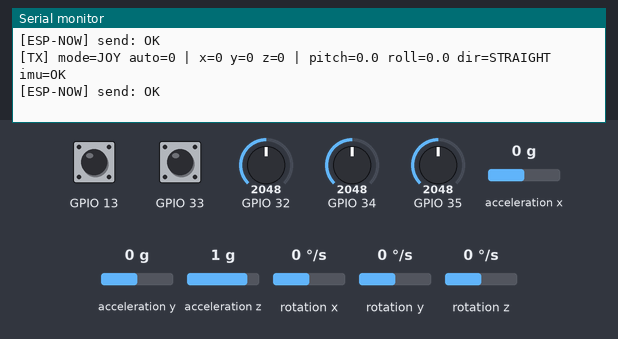
A program run on a simulated ESP32. Parts: the last lines printed to the serial monitor. Wiring (inferred from the names in the program): MPU-9250 motion sensor at I2C address 0x68. Inputs (shaded band) come from the test bench; at power-on: GPIO 34 = 2048, GPIO 33 HIGH, acceleration x 0 g, rotation y 0 °/s, GPIO 13 HIGH, GPIO 32 = 2048, GPIO 35 = 2048, acceleration y 0 g, acceleration z 1 g, rotation x 0 °/s, rotation z 0 °/s (analog values on the 0–4095 scale).

Above: at 4.0 s.
4.1 s: GPIO 34 set to 2866
At 4.6 s:
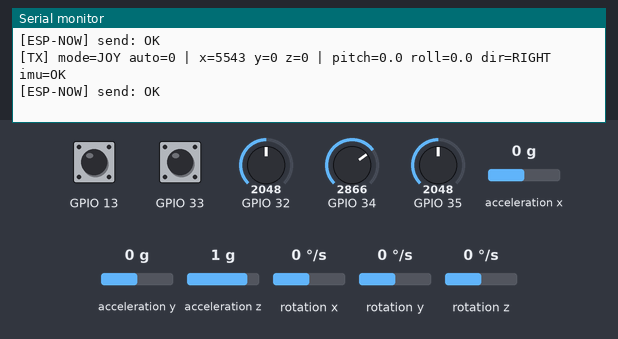
5.6 s: GPIO 33 pulled LOW for 0.15 s
7.2 s: acceleration x set to -1.4 g
At 7.24 s:
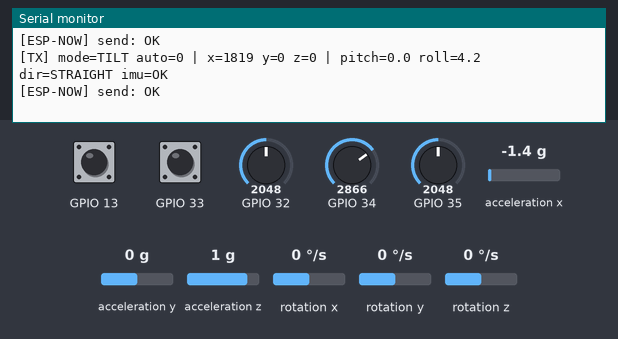
8.8 s: rotation y set to -192 °/s
At 8.83 s:
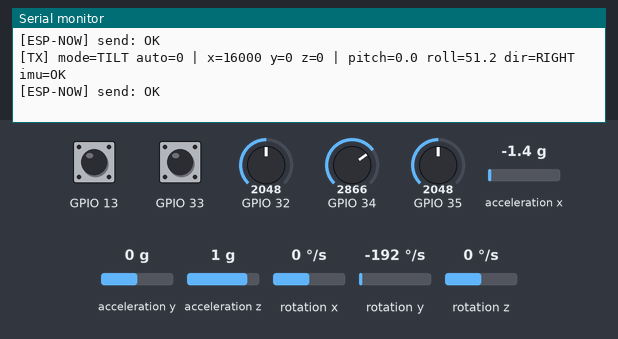
11.0 s: GPIO 33 pulled LOW for 1 s
13.5 s: GPIO 33 pulled LOW for 0.15 s
Timing chart, 0 to 16.1 s (numbered marks = the images above; inputs shaded):
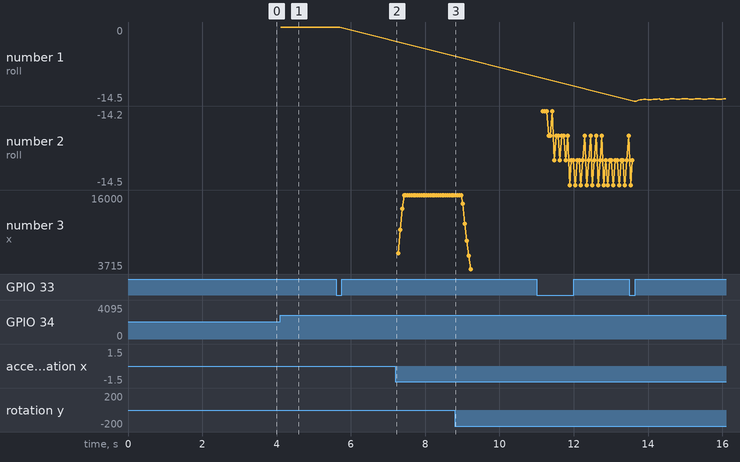

The program:

main.cpp
```cpp
#include <Arduino.h>
#include <WiFi.h>
#include <esp_wifi.h>
#include <math.h>

#include "control_msg.h"
#include "joystick.h"
#include "mpu6500_reader.h"
#include "espnow_sender.h"

// =======================================================
//                    UART -> CYD (monitor)
// =======================================================
static const int UART_TX = 17;
static const int UART_RX = -1;
HardwareSerial Link(2);

// =======================================================
//                       ESP-NOW
// =======================================================
static const uint8_t RX_MAC[6] = { 0xE0,0x8C,0xFE,0x2E,0x96,0x7C };
static const uint8_t ESPNOW_CH = 1;

// =======================================================
//                     Peripherals
// =======================================================
static DriveJoystick driveJoy;
static CamJoystick   camJoy;
static Mpu6500Reader mpu;
static EspNowSender  nowTx;

// =======================================================
//                   Mode (3 states)
// =======================================================
enum Mode : uint8_t { MODE_JOYSTICK = 1, MODE_TILT = 2, MODE_AUTO = 3 };
static Mode g_mode = MODE_JOYSTICK;

// debounce SW1
static bool     g_btnPrev = false;
static uint32_t g_btnT0   = 0;
static const uint32_t BTN_DEBOUNCE_MS = 120;

// =======================================================
//                  Display helpers
// =======================================================
static const char* dirTextFromSteer(int steer) {
  if (steer > 2400)  return "RIGHT";
  if (steer < -2400) return "LEFT";
  return "STRAIGHT";
}

static const char* modeText(uint8_t m) {
  if (m == MODE_TILT) return "TILT";
  if (m == MODE_AUTO) return "AUTO";
  return "JOY";
}

// =======================================================
//                        setup()
// =======================================================
void setup() {
  Serial.begin(115200);
  delay(300);

  analogReadResolution(12);
  analogSetAttenuation(ADC_11db);

  // Joysticks (pin VRX, VRY, SW, deadzone)
  driveJoy.begin(34, 35, 33, 1300);
  driveJoy.calibrateCenter();

  camJoy.begin(32, 13, 1300);

  // UART -> CYD monitor
  Link.begin(115200, SERIAL_8N1, UART_RX, UART_TX);
  Serial.println("[SENDER] UART: D,mode,btn,pitch,roll,dir");

  // MPU6500
  if (!mpu.begin(0x68, 21, 22, 400000)) {
    Serial.println("[MPU] Init FAILED");
  } else {
    Serial.println("[MPU] Init OK");
    mpu.calibrate(2000);
  }

  // WiFi + ESP-NOW
  WiFi.mode(WIFI_STA);
  WiFi.setSleep(false);

  Serial.print("[ESP-NOW] TX STA MAC: ");
  Serial.println(WiFi.macAddress());

  if (!nowTx.begin(RX_MAC, ESPNOW_CH)) {
    Serial.println("[ESP-NOW] init/peer failed");
    while (true) delay(1000);
  }

  Serial.println("[SENDER] Ready: SW1 cycles JOY->TILT->AUTO, SW2 centers cam");
}

// =======================================================
//                        loop()
// =======================================================
void loop() {
  static uint32_t lastMs = millis();
  uint32_t now = millis();
  float dt = (now - lastMs) / 1000.0f;
  if (dt <= 0.0f) dt = 0.01f;
  if (dt > 0.1f)  dt = 0.1f;
  lastMs = now;

  // ---- Read peripherals ----
  driveJoy.update();
  camJoy.update();
  bool imuOk = mpu.updateAngles(dt);

  bool btnPressed = driveJoy.button();

  // ---- Mode toggle on press (debounce) ----
  if (btnPressed != g_btnPrev) { g_btnPrev = btnPressed; g_btnT0 = now; }
  if ((now - g_btnT0) > BTN_DEBOUNCE_MS) {
    static bool lastStable = false;
    if (btnPressed != lastStable) {
      lastStable = btnPressed;
      if (lastStable) {
        if (g_mode == MODE_JOYSTICK)     g_mode = MODE_TILT;
        else if (g_mode == MODE_TILT)    g_mode = MODE_AUTO;
        else                             g_mode = MODE_JOYSTICK;
        Serial.print("[MODE] -> ");
        Serial.println(modeText(g_mode));
      }
    }
  }

  float pitchNow = mpu.pitchDeg();
  float rollNow  = mpu.rollDeg();

  // ---- Choose outputs based on mode ----
  bool autoMode = (g_mode == MODE_AUTO);
  int steer = 0, outAx = 0, outAy = 0;

  if (g_mode == MODE_JOYSTICK) {
    outAx = driveJoy.x();
    outAy = driveJoy.y();

    // Pivot: strong steer + low throttle -> force throttle to 0
    const int PIVOT_STEER = 4000;
    const int PIVOT_THR   = 3200;
    if (abs(outAx) > PIVOT_STEER && abs(outAy) < PIVOT_THR) {
      outAy = 0;
    }
    steer = outAx;

  } else if (g_mode == MODE_TILT) {
    const float PITCH_MAX_DEG = 25.0f;
    const float ROLL_MAX_DEG  = 25.0f;

    int pitchCmd = (int)lroundf((pitchNow / PITCH_MAX_DEG) * (float)OUTPUT_MAX);
    int rollCmd  = (int)lroundf((rollNow  / ROLL_MAX_DEG)  * (float)OUTPUT_MAX);

    pitchCmd = clampInt(pitchCmd, -OUTPUT_MAX, OUTPUT_MAX);
    rollCmd  = clampInt(rollCmd,  -OUTPUT_MAX, OUTPUT_MAX);
    pitchCmd = applyDeadzone(pitchCmd, 1000);
    rollCmd  = applyDeadzone(rollCmd,  1000);

    outAx = rollCmd;
    outAy = pitchCmd;
    steer = rollCmd;

  } else {
    // MODE_AUTO: no manual command
    outAx = 0; outAy = 0; steer = 0;
  }

  int outAz = camJoy.x();
  const char* dirTxt = dirTextFromSteer(steer);

  // UART to CYD monitor
  Link.printf("D,%d,%d,%.1f,%.1f,%s\n",
              (int)g_mode, (btnPressed ? 1 : 0), pitchNow, rollNow, dirTxt);

  // ---- Send at 20 Hz via ESP-NOW ----
  static uint32_t lastSendMs = 0;
  if (now - lastSendMs >= 50) {
    lastSendMs = now;

    ControlMsg msg;
    msg.autoMode = autoMode;
    msg.ax = (int16_t)clampInt(outAx, -OUTPUT_MAX, OUTPUT_MAX);
    msg.ay = (int16_t)clampInt(outAy, -OUTPUT_MAX, OUTPUT_MAX);
    msg.az = (int16_t)clampInt(outAz, -OUTPUT_MAX, OUTPUT_MAX);

    nowTx.send(RX_MAC, msg);

    Serial.printf("[TX] mode=%s auto=%d | x=%d y=%d z=%d | pitch=%.1f roll=%.1f dir=%s imu=%s\n",
                  modeText(g_mode), (int)msg.autoMode,
                  (int)msg.ax, (int)msg.ay, (int)msg.az,
                  pitchNow, rollNow, dirTxt, imuOk ? "OK" : "FAIL");
  }

  delay(5);
}
```

control_msg.h
```cpp
#pragma once
#include <stdint.h>

typedef struct __attribute__((packed)) {
  bool autoMode;
  int16_t ax, ay, az;
} ControlMsg;
```

espnow_sender.h
```cpp
#pragma once
#include <Arduino.h>
#include <esp_now.h>
#include "control_msg.h"

class EspNowSender {
public:
  bool begin(const uint8_t peerMac[6], uint8_t channel = 1);
  bool send(const uint8_t peerMac[6], const ControlMsg &msg);

private:
  static void onSent(const uint8_t *mac, esp_now_send_status_t status);
};
```

joystick.h
```cpp
#pragma once
#include <Arduino.h>

// =======================================================
//           Shared output range & helpers
// =======================================================
static const int OUTPUT_MAX = 16000;

inline int clampInt(int v, int lo, int hi) {
  if (v < lo) return lo;
  if (v > hi) return hi;
  return v;
}

/// Deadzone with rescaling: output still reaches +/-OUTPUT_MAX
inline int applyDeadzone(int v, int dz) {
  if (abs(v) <= dz) return 0;
  int sign = (v > 0) ? 1 : -1;
  return sign * (int)((long)(abs(v) - dz) * OUTPUT_MAX / (OUTPUT_MAX - dz));
}

// =======================================================
//         Drive joystick (2 axes + mode button)
// =======================================================
class DriveJoystick {
public:
  /// Configure pins. Call after analogReadResolution/analogSetAttenuation.
  void begin(int pinVRX, int pinVRY, int pinSW, int deadzone = 1300);

  /// Calibrate center position — don't touch the stick!
  void calibrateCenter(int samples = 200);

  /// Read raw inputs + compute mapped outputs.
  void update();

  /// Mapped values in [-OUTPUT_MAX, +OUTPUT_MAX]
  int x() const { return xMapped_; }
  int y() const { return yMapped_; }
  bool button() const { return btnPressed_; }

private:
  int pinX_ = -1, pinY_ = -1, pinSW_ = -1;
  int deadzone_ = 1300;
  int xCenter_ = 2048, yCenter_ = 2048;
  int xMapped_ = 0, yMapped_ = 0;
  bool btnPressed_ = false;
};

// =======================================================
//       Camera-pan joystick (1 axis + center button)
// =======================================================
class CamJoystick {
public:
  void begin(int pinVRX, int pinSW, int deadzone = 1300);
  void update();

  /// Mapped pan value in [-OUTPUT_MAX, +OUTPUT_MAX]
  int x() const { return xMapped_; }
  bool centerButton() const { return centerPressed_; }

private:
  int pinX_ = -1, pinSW_ = -1;
  int deadzone_ = 1300;
  int xMapped_ = 0;
  bool centerPressed_ = false;
};
```

mpu6500_reader.h
```cpp
#pragma once
#include <Arduino.h>

class Mpu6500Reader {
public:
  /// Initialises the MPU (wake, config registers). Returns true on success.
  bool begin(uint8_t mpuAddr = 0x68, int sda = 21, int scl = 22, uint32_t clk = 400000);

  /// Calibrate offsets — keep the board still on a flat surface.
  void calibrate(uint32_t ms = 2000);

  /// Read raw accel+gyro, apply complementary filter. Returns true if read ok.
  bool updateAngles(float dt);

  /// Current estimated pitch (degrees, forward/backward).
  float pitchDeg() const { return pitchDeg_; }
  /// Current estimated roll  (degrees, left/right).
  float rollDeg()  const { return rollDeg_; }

private:
  uint8_t addr_ = 0x68;

  // Registers
  static constexpr uint8_t REG_WHO_AM_I     = 0x75;
  static constexpr uint8_t REG_PWR_MGMT_1   = 0x6B;
  static constexpr uint8_t REG_SMPLRT_DIV   = 0x19;
  static constexpr uint8_t REG_CONFIG       = 0x1A;
  static constexpr uint8_t REG_GYRO_CONFIG  = 0x1B;
  static constexpr uint8_t REG_ACCEL_CONFIG = 0x1C;
  static constexpr uint8_t REG_ACCEL_XOUT_H = 0x3B;

  // Sensitivity (accel +/-2 g, gyro +/-250 dps)
  static constexpr float ACC_SENS_2G   = 16384.0f;
  static constexpr float GYRO_SENS_250 = 131.0f;

  // Complementary filter
  static constexpr float RAD2DEG = 57.2957795f;
  static constexpr float ALPHA   = 0.98f;

  // Estimated angles
  float pitchDeg_ = 0.0f;
  float rollDeg_  = 0.0f;

  // Calibration offsets
  float gxOff_ = 0, gyOff_ = 0, gzOff_ = 0;
  float axOff_ = 0, ayOff_ = 0, azOff_ = 0;
  float azSign_ = 1.0f;

  bool  write8(uint8_t reg, uint8_t val);
  bool  readBytes(uint8_t startReg, uint8_t *buf, size_t len);
  bool  readAccelGyroRaw(int16_t &ax, int16_t &ay, int16_t &az,
                         int16_t &gx, int16_t &gy, int16_t &gz);
};
```

espnow_sender.cpp
```cpp
#include "espnow_sender.h"
#include <WiFi.h>
#include <esp_wifi.h>
#include <string.h>

void EspNowSender::onSent(const uint8_t *mac, esp_now_send_status_t status) {
  (void)mac;
  Serial.print("[ESP-NOW] send: ");
  Serial.println(status == ESP_NOW_SEND_SUCCESS ? "OK" : "FAIL");
}

bool EspNowSender::begin(const uint8_t peerMac[6], uint8_t channel) {
  esp_wifi_set_channel(channel, WIFI_SECOND_CHAN_NONE);
  Serial.printf("[ESP-NOW] Channel forced to %u\n", (unsigned)channel);

  if (esp_now_init() != ESP_OK) return false;
  esp_now_register_send_cb(EspNowSender::onSent);

  esp_now_peer_info_t peer{};
  memcpy(peer.peer_addr, peerMac, 6);
  peer.channel = channel;
  peer.encrypt = false;

  return (esp_now_add_peer(&peer) == ESP_OK);
}

bool EspNowSender::send(const uint8_t peerMac[6], const ControlMsg &msg) {
  return (esp_now_send(peerMac, (const uint8_t*)&msg, sizeof(msg)) == ESP_OK);
}
```

joystick.cpp
```cpp
#include "joystick.h"

// =======================================================
//                   DriveJoystick
// =======================================================

void DriveJoystick::begin(int pinVRX, int pinVRY, int pinSW, int deadzone) {
  pinX_ = pinVRX;
  pinY_ = pinVRY;
  pinSW_ = pinSW;
  deadzone_ = deadzone;
  pinMode(pinSW_, INPUT_PULLUP);
}

void DriveJoystick::calibrateCenter(int samples) {
  long sx = 0, sy = 0;
  for (int i = 0; i < samples; i++) {
    sx += analogRead(pinX_);
    sy += analogRead(pinY_);
    delay(2);
  }
  xCenter_ = (int)(sx / samples);
  yCenter_ = (int)(sy / samples);
  Serial.printf("[JOY] center calibrated: x=%d y=%d\n", xCenter_, yCenter_);
}

void DriveJoystick::update() {
  int xRaw = analogRead(pinX_);
  int yRaw = analogRead(pinY_);
  btnPressed_ = (digitalRead(pinSW_) == LOW);

  // Asymmetric mapping relative to calibrated center
  int xRel = xRaw - xCenter_;
  int yRel = yRaw - yCenter_;

  if (xRel >= 0) {
    int maxR = 4095 - xCenter_;
    xMapped_ = (maxR > 0) ? (int)((long)xRel * OUTPUT_MAX / maxR) : 0;
  } else {
    xMapped_ = (xCenter_ > 0) ? (int)((long)xRel * OUTPUT_MAX / xCenter_) : 0;
  }

  if (yRel >= 0) {
    int maxR = 4095 - yCenter_;
    yMapped_ = (maxR > 0) ? (int)((long)yRel * OUTPUT_MAX / maxR) : 0;
  } else {
    yMapped_ = (yCenter_ > 0) ? (int)((long)yRel * OUTPUT_MAX / yCenter_) : 0;
  }

  // Deadzone with rescaling + clamp
  xMapped_ = applyDeadzone(xMapped_, deadzone_);
  yMapped_ = applyDeadzone(yMapped_, deadzone_);
  xMapped_ = clampInt(xMapped_, -OUTPUT_MAX, OUTPUT_MAX);
  yMapped_ = clampInt(yMapped_, -OUTPUT_MAX, OUTPUT_MAX);
}

// =======================================================
//                    CamJoystick
// =======================================================

void CamJoystick::begin(int pinVRX, int pinSW, int deadzone) {
  pinX_ = pinVRX;
  pinSW_ = pinSW;
  deadzone_ = deadzone;
  pinMode(pinSW_, INPUT_PULLUP);
}

void CamJoystick::update() {
  int rawX = analogRead(pinX_);
  xMapped_ = map(rawX, 0, 4095, -OUTPUT_MAX, OUTPUT_MAX);
  xMapped_ = applyDeadzone(xMapped_, deadzone_);
  xMapped_ = clampInt(xMapped_, -OUTPUT_MAX, OUTPUT_MAX);

  centerPressed_ = (digitalRead(pinSW_) == LOW);
  if (centerPressed_) xMapped_ = 0;
}
```

mpu6500_reader.cpp
```cpp
#include "mpu6500_reader.h"
#include <Wire.h>
#include <math.h>

bool Mpu6500Reader::write8(uint8_t reg, uint8_t val) {
  Wire.beginTransmission(addr_);
  Wire.write(reg);
  Wire.write(val);
  return Wire.endTransmission() == 0;
}

bool Mpu6500Reader::readBytes(uint8_t startReg, uint8_t *buf, size_t len) {
  Wire.beginTransmission(addr_);
  Wire.write(startReg);
  if (Wire.endTransmission(false) != 0) return false;
  if (Wire.requestFrom((int)addr_, (int)len) != (int)len) return false;
  for (size_t i = 0; i < len; i++) buf[i] = Wire.read();
  return true;
}

bool Mpu6500Reader::readAccelGyroRaw(int16_t &ax, int16_t &ay, int16_t &az,
                                      int16_t &gx, int16_t &gy, int16_t &gz) {
  uint8_t buf[14];
  if (!readBytes(REG_ACCEL_XOUT_H, buf, 14)) return false;

  ax = (int16_t)((buf[0] << 8) | buf[1]);
  ay = (int16_t)((buf[2] << 8) | buf[3]);
  az = (int16_t)((buf[4] << 8) | buf[5]);
  // buf[6..7] = temperature, skip
  gx = (int16_t)((buf[8]  << 8) | buf[9]);
  gy = (int16_t)((buf[10] << 8) | buf[11]);
  gz = (int16_t)((buf[12] << 8) | buf[13]);
  return true;
}

bool Mpu6500Reader::begin(uint8_t mpuAddr, int sda, int scl, uint32_t clk) {
  addr_ = mpuAddr;

  Wire.begin(sda, scl);
  Wire.setClock(clk);

  if (!write8(REG_PWR_MGMT_1, 0x00)) return false;  // wake
  delay(50);

  write8(REG_CONFIG, 0x03);       // DLPF 44 Hz
  write8(REG_SMPLRT_DIV, 0x04);   // sample rate divider

  if (!write8(REG_GYRO_CONFIG, 0x00)) return false;   // +/-250 dps
  delay(10);

  if (!write8(REG_ACCEL_CONFIG, 0x00)) return false;  // +/-2 g
  delay(10);

  uint8_t who = 0;
  if (!readBytes(REG_WHO_AM_I, &who, 1)) return false;
  Serial.printf("[MPU] WHO_AM_I=0x%02X\n", who);
  return true;
}

void Mpu6500Reader::calibrate(uint32_t ms) {
  Serial.println("[MPU] Calibrating... keep STILL on a flat surface");

  uint32_t t0 = millis();
  uint32_t n  = 0;

  double sumAx = 0, sumAy = 0, sumAz = 0;
  double sumGx = 0, sumGy = 0, sumGz = 0;

  while (millis() - t0 < ms) {
    int16_t rax, ray, raz, rgx, rgy, rgz;
    if (readAccelGyroRaw(rax, ray, raz, rgx, rgy, rgz)) {
      float axg = (float)rax / ACC_SENS_2G;
      float ayg = (float)ray / ACC_SENS_2G;
      float azg = (float)raz / ACC_SENS_2G;

      float gxd = (float)rgx / GYRO_SENS_250;
      float gyd = (float)rgy / GYRO_SENS_250;
      float gzd = (float)rgz / GYRO_SENS_250;

      sumAx += axg; sumAy += ayg; sumAz += azg;
      sumGx += gxd; sumGy += gyd; sumGz += gzd;
      n++;
    }
    delay(5);
  }

  if (n == 0) return;

  float meanAx = (float)(sumAx / n);
  float meanAy = (float)(sumAy / n);
  float meanAz = (float)(sumAz / n);

  gxOff_ = (float)(sumGx / n);
  gyOff_ = (float)(sumGy / n);
  gzOff_ = (float)(sumGz / n);

  azSign_ = (meanAz >= 0.0f) ? 1.0f : -1.0f;

  axOff_ = meanAx;
  ayOff_ = meanAy;
  azOff_ = meanAz - azSign_ * 1.0f;

  float ax0 = meanAx - axOff_;
  float ay0 = meanAy - ayOff_;
  float az0 = meanAz - azOff_;

  float pitchAcc0 = atan2f(ay0, sqrtf(ax0 * ax0 + az0 * az0)) * RAD2DEG;
  float rollAcc0  = atan2f(-ax0, az0) * RAD2DEG;

  pitchDeg_ = pitchAcc0;
  rollDeg_  = rollAcc0;

  Serial.printf("[MPU] Cal done. mean(g): ax=%.3f ay=%.3f az=%.3f | azSign=%.0f\n",
                meanAx, meanAy, meanAz, azSign_);
}

bool Mpu6500Reader::updateAngles(float dt) {
  int16_t rax = 0, ray = 0, raz = 0, rgx = 0, rgy = 0, rgz = 0;
  if (!readAccelGyroRaw(rax, ray, raz, rgx, rgy, rgz)) return false;

  float axg = (float)rax / ACC_SENS_2G - axOff_;
  float ayg = (float)ray / ACC_SENS_2G - ayOff_;
  float azg = (float)raz / ACC_SENS_2G - azOff_;

  float gxd = (float)rgx / GYRO_SENS_250 - gxOff_;
  float gyd = (float)rgy / GYRO_SENS_250 - gyOff_;

  float pitchAcc = atan2f(ayg, sqrtf(axg * axg + azg * azg)) * RAD2DEG;
  float rollAcc  = atan2f(-axg, azg) * RAD2DEG;

  float pitchGyro = pitchDeg_ + (gxd * dt);
  float rollGyro  = rollDeg_  + (gyd * dt);

  pitchDeg_ = ALPHA * pitchGyro + (1.0f - ALPHA) * pitchAcc;
  rollDeg_  = ALPHA * rollGyro  + (1.0f - ALPHA) * rollAcc;

  return true;
}
```

Measured:
- after the input at 4.1 s, the serial monitor: prints a new line at once (image 1)
- after the input at 7.2 s, the serial monitor: prints a new line at once (image 2)
- after the input at 8.8 s, the serial monitor: prints a new line at once (image 3)
- plotted number 3: 16000 → 3715 after the input at 8.8 s
